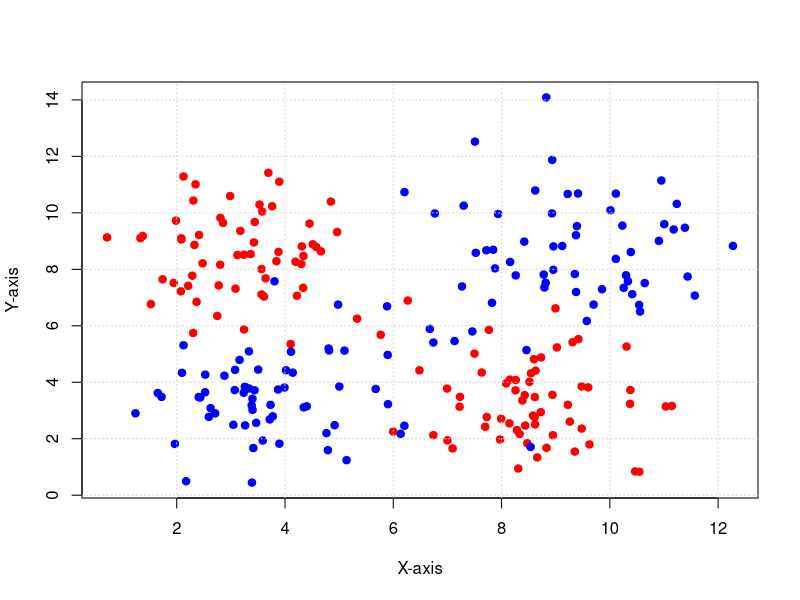
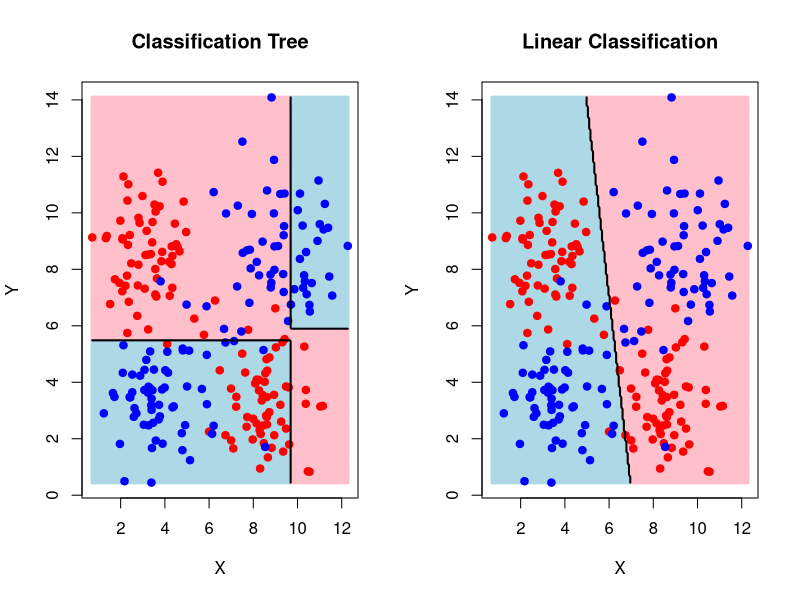
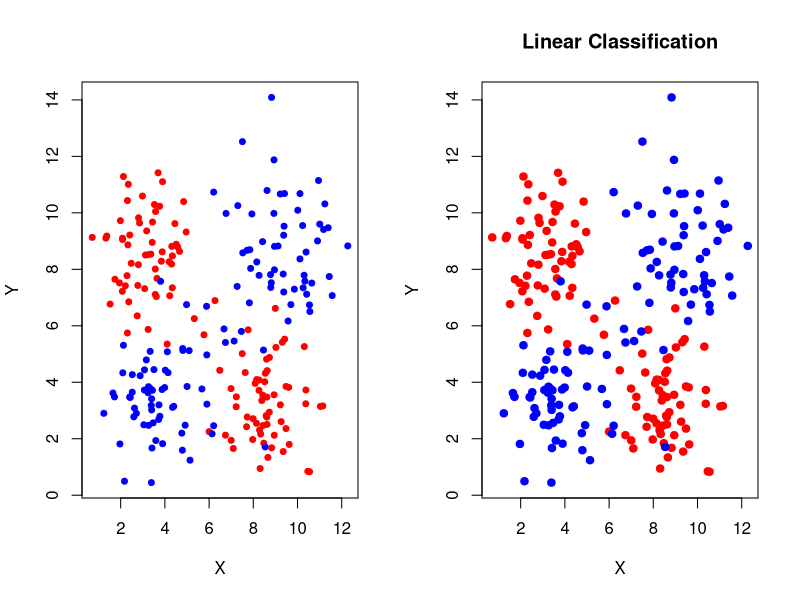

Recreate these plots in R, in order.

#creating non linear data

library(rpart)
library(caret)

n <- 60
x1 <- rnorm(n, mean = -2.9, sd = 1.1)
y1 <- rnorm(n, mean = 2.6, sd = 1.5)
x2 <- rnorm(n, mean = 2.6, sd = 1.2)
y2 <- rnorm(n, mean = -2.7, sd = 1.2)
x3 <- rnorm(n, mean = 3, sd = 1.6)
y3 <- rnorm(n, mean = 2.5, sd = 2)
x4 <- rnorm(n, mean = -2.5, sd = 1.3)
y4 <- rnorm(n, mean = -2.7, sd = 1.2)

# Combine into a data frame
nonlinear_data <- data.frame(
  x = c(x1, x2, x3, x4)+6,
  y = c(y1, y2, y3, y4)+6,
  group = factor(rep(c("Red", "Blue"), each = 2 * n))
)




plot(
  nonlinear_data$x, nonlinear_data$y, 
  col = as.character(nonlinear_data$group),
  pch = 19,                     # Solid circle
  cex = 1,                    # 1.3 times default size
  xlab = "X-axis",                # X-axis label
  ylab = "Y-axis",                # Y-axis label
  
)
grid()






# Train classification tree
tree_model <- rpart(group ~ x + y, data = nonlinear_data, method = "class", control = rpart.control(mindepth = 2, maxdepth = 2))

# Train linear regression model
lm_model <- glm(group ~ x + y, data = nonlinear_data, family = binomial)

# Make predictions
tree_pred <- predict(tree_model, nonlinear_data, type = "class")
lm_pred <- ifelse(predict(lm_model, nonlinear_data, type = "response") > 0.5, "Blue", "Red")




# Assuming you've already created nonlinear_data and trained the models as before

# Create a grid for prediction
grid <- expand.grid(x = seq(min(nonlinear_data$x), max(nonlinear_data$x), length.out = 200),
                    y = seq(min(nonlinear_data$y), max(nonlinear_data$y), length.out = 200))

# Make predictions on the grid
tree_grid_pred <- predict(tree_model, grid, type = "class")
lm_grid_pred <- ifelse(predict(lm_model, grid, type = "response") > 0.5, "Blue", "Red")

# Define colors
bg_red <- "pink"
bg_blue <- "lightblue"
point_red <- "red"
point_blue <- "blue"

# Plot
par(mfrow = c(1, 2))

# Tree model plot
plot(grid$x, grid$y, col = ifelse(tree_grid_pred == "Red", bg_red, bg_blue), 
     pch = 20, cex = 0.5, main = "Classification Tree", xlab = "X", ylab = "Y")
points(nonlinear_data$x, nonlinear_data$y, 
       col = ifelse(nonlinear_data$group == "Red", point_red, point_blue), 
       pch = 19)

# Add decision boundary for tree
contour(seq(min(nonlinear_data$x), max(nonlinear_data$x), length.out = 200),
        seq(min(nonlinear_data$y), max(nonlinear_data$y), length.out = 200),
        matrix(as.numeric(tree_grid_pred), 200, 200),
        levels = 1.5, add = TRUE, drawlabels = FALSE, lwd = 2)

# Linear regression model plot
plot(grid$x, grid$y, col = ifelse(lm_grid_pred == "Red", bg_red, bg_blue), 
     pch = 20, cex = 0.5, main = "Linear Classification", xlab = "X", ylab = "Y")
points(nonlinear_data$x, nonlinear_data$y, 
       col = ifelse(nonlinear_data$group == "Red", point_red, point_blue), 
       pch = 19)

# Add decision boundary for linear regression
contour(seq(min(nonlinear_data$x), max(nonlinear_data$x), length.out = 200),
        seq(min(nonlinear_data$y), max(nonlinear_data$y), length.out = 200),
        matrix(as.numeric(factor(lm_grid_pred)), 200, 200),
        levels = 1.5, add = TRUE, drawlabels = FALSE, lwd = 2)





# Calculate classification error rate
tree_error_rate <- mean(tree_pred != nonlinear_data$group)
lm_error_rate <- mean(lm_pred != nonlinear_data$group)

print(paste("Classification Tree Error Rate:", tree_error_rate))
print(paste("Linear Regression Error Rate:", lm_error_rate))




# Define colors
point_red <- "red"
point_blue <- "blue"

# Plot just the points
par(mfrow = c(1, 2))

# Tree model plot (points only)
plot(nonlinear_data$x, nonlinear_data$y, 
     col = ifelse(nonlinear_data$group == "Red", point_red, point_blue),
     pch = 19,  # Solid circle
     cex = 0.8,   # Point size
     xlab = "X", ylab = "Y",
     xlim = c(min(nonlinear_data$x), max(nonlinear_data$x)),
     ylim = c(min(nonlinear_data$y), max(nonlinear_data$y)))

# Linear regression model plot (points only)
plot(nonlinear_data$x, nonlinear_data$y, 
     col = ifelse(nonlinear_data$group == "Red", point_red, point_blue),
     pch = 19,  # Solid circle
     cex = 1,   # Point size
     main = "Linear Classification", 
     xlab = "X", ylab = "Y",
     xlim = c(min(nonlinear_data$x), max(nonlinear_data$x)),
     ylim = c(min(nonlinear_data$y), max(nonlinear_data$y)))

















# do it a bunch


library(rpart)
library(caret)

run_model_comparison <- function(n_runs = 400, n_points = 60) {
  tree_errors <- numeric(n_runs)
  lm_errors <- numeric(n_runs)
  
  for (i in 1:n_runs) {
    # Generate non-linear data
    x1 <- rnorm(n_points, mean = -2.9, sd = 1.1)
    y1 <- rnorm(n_points, mean = 2.6, sd = 1.5)
    x2 <- rnorm(n_points, mean = 2.6, sd = 1.2)
    y2 <- rnorm(n_points, mean = -2.7, sd = 1.2)
    x3 <- rnorm(n_points, mean = 3, sd = 1.6)
    y3 <- rnorm(n_points, mean = 2.5, sd = 2)
    x4 <- rnorm(n_points, mean = -2.5, sd = 1.3)
    y4 <- rnorm(n_points, mean = -2.7, sd = 1.2)
    
    nonlinear_data <- data.frame(
      x = c(x1, x2, x3, x4) + 6,
      y = c(y1, y2, y3, y4) + 6,
      group = factor(rep(c("Red", "Blue"), each = 2 * n_points))
    )
    
    # Train classification tree
    tree_model <- rpart(group ~ x + y, data = nonlinear_data, method = "class", 
                        control = rpart.control(mindepth = 2, maxdepth = 2))
    
    # Train linear regression model
    lm_model <- glm(group ~ x + y, data = nonlinear_data, family = binomial)
    
    # Make predictions
    tree_pred <- predict(tree_model, nonlinear_data, type = "class")
    lm_pred <- ifelse(predict(lm_model, nonlinear_data, type = "response") > 0.5, "Blue", "Red")
    
    # Calculate classification error rate
    tree_errors[i] <- mean(tree_pred != nonlinear_data$group)
    lm_errors[i] <- mean(lm_pred != nonlinear_data$group)
  }
  
  # Calculate average error rates
  avg_tree_error <- mean(tree_errors)
  avg_lm_error <- mean(lm_errors)
  
  # Return results
  list(
    avg_tree_error = avg_tree_error,
    avg_lm_error = avg_lm_error,
    tree_errors = tree_errors,
    lm_errors = lm_errors
  )
}

# Run the function
results <- run_model_comparison(n_runs = 400, n_points = 60)

# Print average error rates
print(paste("Average Classification Tree Error Rate:", results$avg_tree_error))
print(paste("Average Linear Regression Error Rate:", results$avg_lm_error))

